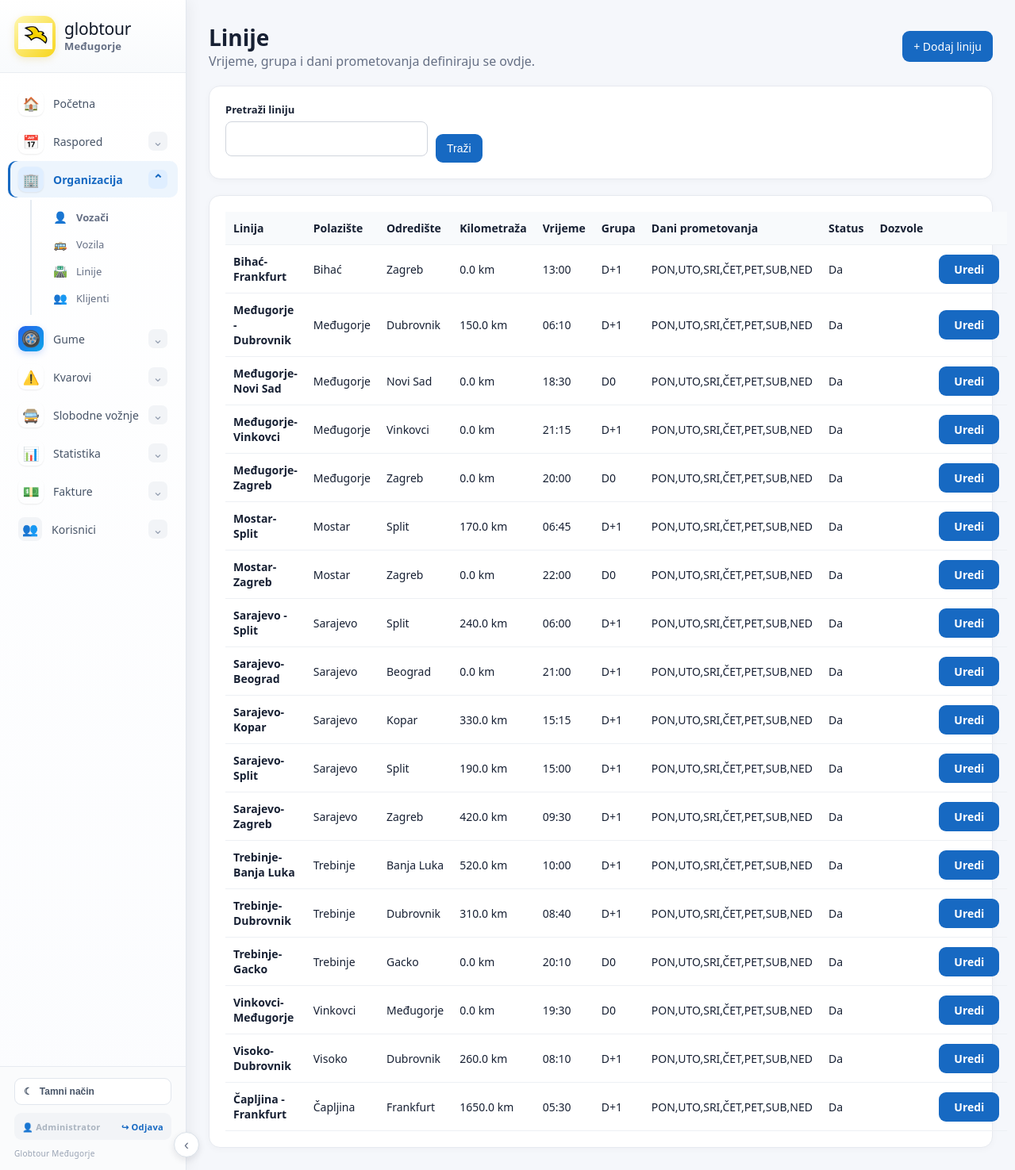
Screenshot of /linije (signed in) with the database file from the repository.
### tables this page shows
CREATE TABLE users (
        id INTEGER PRIMARY KEY AUTOINCREMENT,
        username TEXT UNIQUE NOT NULL,
        password_hash TEXT NOT NULL,
        full_name TEXT,
        role TEXT NOT NULL DEFAULT 'user',
        permissions TEXT DEFAULT '',
        active INTEGER NOT NULL DEFAULT 1
    );

CREATE TABLE lines (id INTEGER PRIMARY KEY,name TEXT NOT NULL,origin TEXT,destination TEXT,departure TEXT,schedule_day TEXT,active TEXT DEFAULT 'Da', group_type TEXT DEFAULT 'D0', duration_hours_int INTEGER NOT NULL DEFAULT 0, duration_minutes INTEGER NOT NULL DEFAULT 0, duration_hours REAL NOT NULL DEFAULT 0, duration_days INTEGER NOT NULL DEFAULT 1, distance_km REAL NOT NULL DEFAULT 0, internal_return INTEGER NOT NULL DEFAULT 0);

### app.py (the view)
@permission_required("lines_view")
@app.route("/linije")
def lines():
 q=request.args.get("q","").strip()
 c=db()
 rows=clean_rows(c.execute("SELECT * FROM lines WHERE name LIKE ? ORDER BY name",("%"+q+"%",)).fetchall())
 for r in rows:
  r["permits"]=get_line_permits(c,r["id"])
 c.close()
 return render_template("lines.html",rows=rows,q=q)

### app.py (called while the page is built, shortened)
@app.context_processor
def inject_today():
 return {'today':date.today().isoformat()}

def clean_row(row):
    if row is None:
        return None
    return {k: ("" if v is None or (isinstance(v,str) and v.strip().lower()=="none") else v)
            for k,v in dict(row).items()}

def clean_rows(rows):
    return [clean_row(r) for r in rows]

def db():
 ensure_return_schema()
 c=sqlite3.connect(DB); c.row_factory=sqlite3.Row
 seed_known_line_durations(c)
 return c

@app.context_processor
def customer_select_options():
    try:
        c=db()
        rows=c.execute("SELECT id,name,id_number,vat_number,address,city,country,contact_person,phone,email,note FROM customers WHERE COALESCE(active,'Da')!='Ne' ORDER BY name COLLATE NOCASE").fetchall()
        c.close()
    except Exception:
        rows=[]
    return {"customer_rows":rows, "free_ride_customer_options":rows}

@app.context_processor
def inject_customer_lookup():
    def customer_by_name(name):
        return _customer_data(name)
    return {"customer_by_name":customer_by_name}

@app.context_processor
def inject_customers():
    try:
        c=db()
        rows=c.execute("SELECT name FROM customers WHERE COALESCE(active,'Da')!='Ne' ORDER BY name").fetchall()
        c.close()
    except Exception:
        rows=[]
    return {"customer_rows":rows}

@app.context_processor
def ctx(): return {"today":date.today().isoformat()}

def auth_user():
    uid=session.get("user_id")
    if not uid:
        return None
    try:
        c=db()
        row=c.execute("SELECT * FROM users WHERE id=? AND active=1",(uid,)).fetchone()
        c.close()
        return row
    except Exception:
        return None

def has_permission(user, key):
    if user is None:
        return False
    try:
        role=str(user["role"] or "").strip().lower()
        permissions=str(user["permissions"] or "")
        if role == "admin" or permissions.strip() == "*":
            return True
    except Exception:
        return False

@app.context_processor
def auth_context():
    return {"current_user": auth_user(), "has_permission": has_permission}

@app.before_request
def auth_guard():
    endpoint=request.endpoint or ""
    if endpoint in ("login", "static"):
        return None
    if not session.get("user_id"):
        return redirect(url_for("login"))
    return None

### templates/lines.html
{% extends "base.html" %}{% block content %}
<div class="title"><div><h1>Linije</h1><div class="muted">Vrijeme, grupa i dani prometovanja definiraju se ovdje.</div></div>{% if has_permission(current_user,"lines_edit") %}<a class="btn" href="/linije/dodaj">+ Dodaj liniju</a>{% endif %}</div>
<div class="panel"><form class="filters"><div class="field"><label>Pretraži liniju</label><input name="q" value="{{q}}"></div><button class="btn">Traži</button></form></div>
<div class="panel"><table><tr><th>Linija</th><th>Polazište</th><th>Odredište</th><th>Kilometraža</th><th>Vrijeme</th><th>Grupa</th><th>Dani prometovanja</th><th>Status</th><th>Dozvole</th><th></th></tr>
{% for r in rows %}<tr><td><b>{{r.name.strip()}}</b></td><td>{{r.origin}}</td><td>{{r.destination}}</td><td>{{ r.distance_km|default('') }} km</td><td>{{r.departure}}</td><td>{{r.group_type}}</td><td>{{r.schedule_day}}</td><td>{{r.active}}</td><td>{% for p in r.permits %}<div><b>{{p.permit}}</b>{% if p.valid_until %} – {{p.valid_until}}{% endif %}</div>{% endfor %}</td><td>{% if has_permission(current_user,"lines_edit") %}<a class="btn edit-btn" href="/linije/{{r.id}}/uredi">Uredi</a>{% else %}<a class="btn secondary" href="/linije/{{r.id}}/uredi">Pregled</a>{% endif %}</td></tr>{% endfor %}
</table></div>{% endblock %}

### templates/base.html (shortened to what this page needs)
<!doctype html><html lang="hr"><head><meta charset="utf-8"><meta name="viewport" content="width=device-width,initial-scale=1"><title>Globtour Međugorje</title><link rel="stylesheet" href="{{url_for('static',filename='style.css')}}">
</head><body>
<aside class="sidebar">
  <div class="sidebar-brand">
    <a href="/" class="brand">
      <span class="brand-logo"><img src="{{url_for('static',filename='globtour-bird.png')}}" alt="Globtour"></span>
      <span class="brand-text"><span>globtour</span><strong>Međugorje</strong></span>
    </a>
  </div>
  <nav class="side-nav">
    <a class="side-link" href="/"><span class="side-icon main-nav-icon">🏠</span><span>Početna</span></a>
    <details class="side-group">
      <summary><span class="side-icon main-nav-icon">📅</span><span>Raspored</span><span class="chevron">⌄</span></summary>
    </details>
    <details class="side-group">
      <summary><span class="side-icon main-nav-icon">🏢</span><span>Organizacija</span><span class="chevron">⌄</span></summary>
      <div class="side-sub">
        <a href="/vozači"><span class="sub-icon">👤</span>Vozači</a>
        <a href="/vozila"><span class="sub-icon">🚌</span>Vozila</a>
        <a href="/linije"><span class="sub-icon">🛣️</span>Linije</a>
        <a href="/klijenti"><span class="sub-icon">👥</span>Klijenti</a>
      </div>
    </details>
    <details class="side-group">
      <summary><span class="side-icon main-nav-icon tire-modern-icon">🛞</span><span>Gume</span><span class="chevron">⌄</span></summary>
    </details>
    {% if has_permission(current_user,"breakdowns_view") %}
<details class="side-group" {% if request.path.startswith('/kvarovi') %}open{% endif %}>
  <summary>
    <span class="side-icon main-nav-icon">⚠️</span>
    <span>Kvarovi</span>
    <span class="chevron">⌄</span>
  </summary>
</details>
{% endif %}
    <details class="side-group" {% if request.path.startswith('/slobodne-voznje') %}open{% endif %}>
      <summary><span class="side-icon main-nav-icon">🚍</span><span>Slobodne vožnje</span><span class="chevron">⌄</span></summary>
    </details>
    <details class="side-group" {% if request.path.startswith('/statistika') %}open{% endif %}>
      <summary><span class="side-icon main-nav-icon">📊</span><span>Statistika</span><span class="chevron">⌄</span></summary>
    </details>
    <details class="side-group" {% if request.path.startswith('/predracuni') or request.path.startswith('/c-fakture') %}open{% endif %}>
      <summary><span class="side-icon main-nav-icon">💵</span><span>Fakture</span><span class="chevron">⌄</span></summary>
    </details>
    <details class="side-group">
      <summary><span class="side-icon">👥</span><span>Korisnici</span><span class="chevron">⌄</span></summary>
    </details>
  </nav>
  <div class="sidebar-bottom">
    <button class="theme-toggle" type="button" onclick="toggleTheme()" aria-label="Promijeni temu">
      <span id="theme-icon">☾</span><span id="theme-label">Tamni način</span>
    </button>
    <div class="account-box">
      <span class="account-name">👤 {% if current_user %}{{current_user["full_name"] or current_user["username"]}}{% else %}Korisnik{% endif %}</span>
      <a class="logout-link" href="/logout">↪ Odjava</a>
    </div>
    <span class="sidebar-copy">Globtour Međugorje</span>
  </div>
</aside>
<button class="sidebar-toggle" type="button" onclick="toggleSidebar()" aria-label="Sakrij izbornik">‹</button>
<main class="wrap">{% with messages=get_flashed_messages(with_categories=true) %}{% for cat,msg in messages %}<div class="alert alert-{{cat}}">{{msg}}</div>{% endfor %}{% endwith %}{% block content %}{% endblock %}</main>
</body></html>

### rows the page displays
users: full_name "Administrator"
lines: name.strip "Bihać-Frankfurt", origin "Bihać", destination "Zagreb", distance_km "0.0", departure "13:00", group_type "D+1", schedule_day "PON,UTO,SRI,ČET,PET,SUB,NED", active "Da"
lines: name.strip "Međugorje - Dubrovnik", origin "Međugorje", destination "Dubrovnik", distance_km "150.0", departure "06:10", group_type "D+1", schedule_day "PON,UTO,SRI,ČET,PET,SUB,NED", active "Da"
lines: name.strip "Međugorje-Novi Sad", origin "Međugorje", destination "Novi Sad", distance_km "0.0", departure "18:30", group_type "D0", schedule_day "PON,UTO,SRI,ČET,PET,SUB,NED", active "Da"
lines: name.strip "Međugorje-Vinkovci", origin "Međugorje", destination "Vinkovci", distance_km "0.0", departure "21:15", group_type "D+1", schedule_day "PON,UTO,SRI,ČET,PET,SUB,NED", active "Da"
lines: name.strip "Međugorje-Zagreb", origin "Međugorje", destination "Zagreb", distance_km "0.0", departure "20:00", group_type "D0", schedule_day "PON,UTO,SRI,ČET,PET,SUB,NED", active "Da"
lines: name.strip "Mostar-Split", origin "Mostar", destination "Split", distance_km "170.0", departure "06:45", group_type "D+1", schedule_day "PON,UTO,SRI,ČET,PET,SUB,NED", active "Da"
lines: name.strip "Mostar-Zagreb", origin "Mostar", destination "Zagreb", distance_km "0.0", departure "22:00", group_type "D0", schedule_day "PON,UTO,SRI,ČET,PET,SUB,NED", active "Da"
lines: name.strip "Sarajevo - Split", origin "Sarajevo", destination "Split", distance_km "240.0", departure "06:00", group_type "D+1", schedule_day "PON,UTO,SRI,ČET,PET,SUB,NED", active "Da"
lines: name.strip "Sarajevo-Beograd", origin "Sarajevo", destination "Beograd", distance_km "0.0", departure "21:00", group_type "D+1", schedule_day "PON,UTO,SRI,ČET,PET,SUB,NED", active "Da"
lines: name.strip "Sarajevo-Kopar", origin "Sarajevo", destination "Kopar", distance_km "330.0", departure "15:15", group_type "D+1", schedule_day "PON,UTO,SRI,ČET,PET,SUB,NED", active "Da"
lines: name.strip "Sarajevo-Split", origin "Sarajevo", destination "Split", distance_km "190.0", departure "15:00", group_type "D+1", schedule_day "PON,UTO,SRI,ČET,PET,SUB,NED", active "Da"
lines: name.strip "Sarajevo-Zagreb", origin "Sarajevo", destination "Zagreb", distance_km "420.0", departure "09:30", group_type "D+1", schedule_day "PON,UTO,SRI,ČET,PET,SUB,NED", active "Da"
lines: name.strip "Trebinje-Banja Luka", origin "Trebinje", destination "Banja Luka", distance_km "520.0", departure "10:00", group_type "D+1", schedule_day "PON,UTO,SRI,ČET,PET,SUB,NED", active "Da"
lines: name.strip "Trebinje-Dubrovnik", origin "Trebinje", destination "Dubrovnik", distance_km "310.0", departure "08:40", group_type "D+1", schedule_day "PON,UTO,SRI,ČET,PET,SUB,NED", active "Da"
lines: name.strip "Trebinje-Gacko", origin "Trebinje", destination "Gacko", distance_km "0.0", departure "20:10", group_type "D0", schedule_day "PON,UTO,SRI,ČET,PET,SUB,NED", active "Da"
lines: name.strip "Vinkovci-Međugorje", origin "Vinkovci", destination "Međugorje", distance_km "0.0", departure "19:30", group_type "D0", schedule_day "PON,UTO,SRI,ČET,PET,SUB,NED", active "Da"
lines: name.strip "Visoko-Dubrovnik", origin "Visoko", destination "Dubrovnik", distance_km "260.0", departure "08:10", group_type "D+1", schedule_day "PON,UTO,SRI,ČET,PET,SUB,NED", active "Da"
lines: name.strip "Čapljina - Frankfurt", origin "Čapljina", destination "Frankfurt", distance_km "1650.0", departure "05:30", group_type "D+1", schedule_day "PON,UTO,SRI,ČET,PET,SUB,NED", active "Da"
